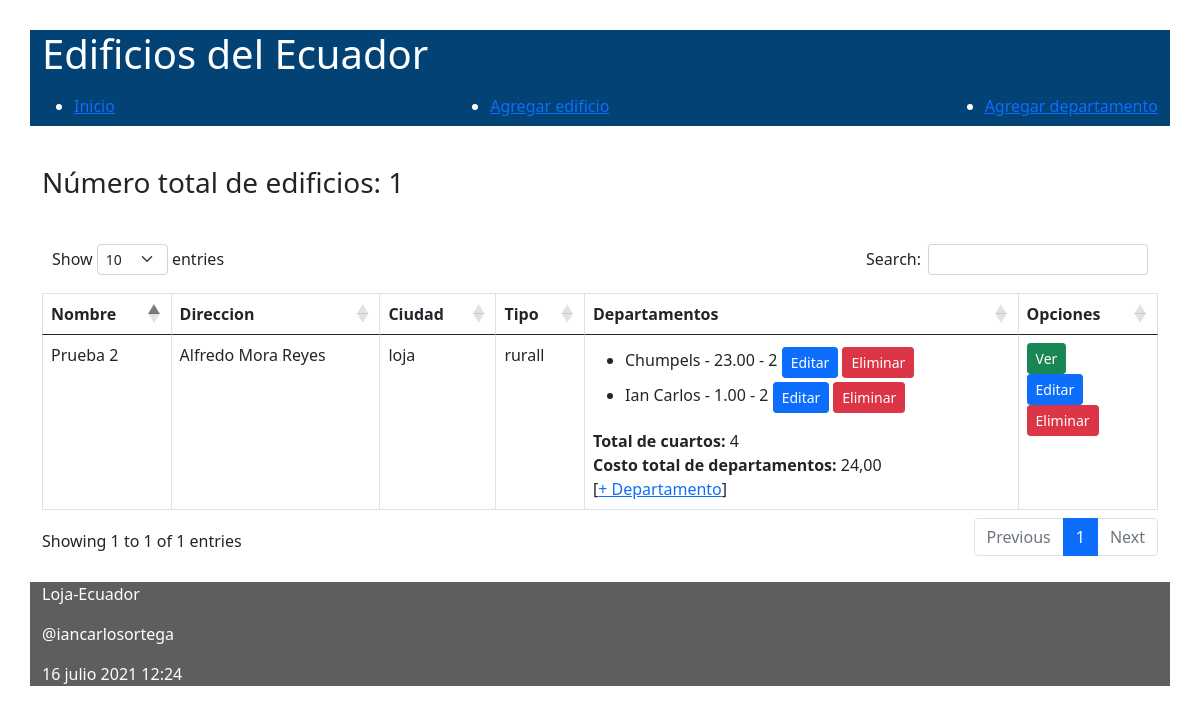
The page / on the database its author committed.
### administrativo/models.py (models this page shows, shortened)
class Edificio(models.Model):
    opciones_edifico = (
        ('residencial', 'Residencial'),
        ('rural', 'Rural')
    )
    nombre = models.CharField(max_length=30)
    direccion = models.CharField(max_length=30)
    ciudad = models.CharField(max_length=30)
    tipo = models.CharField(max_length=30, \
            choices=opciones_edifico)
    def obtener_costo_departamentos(self):
        valor = [d.costo for d in self.departamentos.all()]
        valor = sum(valor)
        return valor
    def obtener_total_cuartos(self):
        valor = [d.num_cuartos for d in self.departamentos.all()]
        valor = sum(valor)
        return valor

class Departamento(models.Model):
    nombre_propietario = models.CharField(max_length=100)
    costo = models.DecimalField(max_digits=100, decimal_places=2)
    num_cuartos = models.IntegerField()
    edificio = models.ForeignKey(Edificio, on_delete=models.CASCADE,
            related_name="departamentos")
    def __str__(self):
        return "%s - %s - %s" % (self.nombre_propietario, self.costo, self.num_cuartos)

### administrativo/views.py (the view)
# urls.py: path('', views.index, name='index'),
def index(request):
    edificios = Edificio.objects.all()
    informacion_template = {'edificios': edificios, 'numero_edificios': len(edificios)}
    return render(request, 'index.html', informacion_template)

### administrativo/templates/index.html (shortened to what this page needs)
{% extends "master.html" %}
{% block content %}
<h3>Número total de edificios: {{ numero_edificios }}</h3>
<br>
<table class="table table-bordered" id="tabla_edificios">
  <thead>
    <tr>
      <th>Nombre</th>
      <th>Direccion</th>
      <th>Ciudad</th>
      <th>Tipo </th>
      <th>Departamentos </th>
      <th>Opciones</th>
    </tr>
  </thead>
  {% for e in edificios %}
  <tbody>
    <tr>
      <td> {{e.nombre}}</td>
      <td> {{e.direccion}}</td>
      <td> {{e.ciudad}}</td>
      <td> {{e.tipo}}</td>
      <td>
        <ul>
          {% for d in e.departamentos.all %}
          <li class="mt-1">
            <span>{{ d }} <a class="btn btn-primary btn-sm me-1"
                href="{% url 'editar_departamento' d.id %}">Editar</a><a class="btn btn-danger btn-sm"
                href="{% url 'eliminar_departamento' d.id %}"
                onclick="return confirm('¿Está seguro de la eliminación?')">Eliminar</a></span>
          </li>
          {% endfor %}
        </ul>
        <span><b>Total de cuartos:</b> {{ e.obtener_total_cuartos }}</span><br>
        <span><b>Costo total de departamentos:</b> {{ e.obtener_costo_departamentos }}</span> <br>
        [<a href="{% url 'crear_departamento_edificio' e.id%}">+ Departamento</a>]
      </td>
      <td>
        <div class="opciones">
          <a class="boton btn btn-success btn-sm" href="{% url 'obtener_edificio' e.id %}">Ver</a> <br>
          <a class="boton btn btn-primary btn-sm" href="{% url 'editar_edificio' e.id %}">Editar</a> <br>
          <a class="boton btn btn-danger btn-sm" href="{% url 'eliminar_edificio' e.id %}"
            onclick="return confirm('¿Está seguro de la eliminación?')">
            Eliminar</a>
        </div>
      </td>
    </tr>
  </tbody>
  {% endfor %}
</table>
<br>
{% endblock %}

### administrativo/templates/master.html (shortened to what this page needs)
<!DOCTYPE html>
<html>
  <head>
    {% load static %}
    <link rel="stylesheet" type="text/css" href="{% static 'css/estilos.css' %}">
    <link rel="stylesheet" type="text/css" href="https://cdnjs.cloudflare.com/ajax/libs/twitter-bootstrap/5.0.1/css/bootstrap.min.css">
    <link rel="stylesheet" type="text/css" href="https://cdn.datatables.net/1.10.25/css/dataTables.bootstrap5.min.css">
    <link href="https://cdn.jsdelivr.net/npm/bootstrap@5.0.2/dist/css/bootstrap.min.css" rel="stylesheet">
  </head>
  <body>
  <header>
    <div class="container header">
      <h1>Edificios del Ecuador </h1>
      <nav>
        <ul class="navbar">
          <li><a href="{% url 'index' %}">Inicio</a></li>
          <li><a href="{% url 'crear_edificio' %}">Agregar edificio</a></li>
          <li><a href="{% url 'crear_departamento' %}">Agregar departamento</a></li>
        </ul>
      </nav>
    </div>
  </header>
  <br>
  <section>
    <div class="container">
      {% block content %}
      {% endblock %}
    </div>
  </section>
    <footer>
      <div class="container">
        <div class="footer">
          <p>Loja-Ecuador</p>
          <p>@iancarlosortega</p>
          <p>{% now "j F Y H:i" %}</p>
        </div>
      </div>
    </footer>
  </body>
</html>

### administrativo/static/css/estilos.css (style rules this page uses)
body { background: #FEFEFD; padding: 30px; }
header { background: #034275; color: #FFF; }
section { width: 100%; }
th, td { padding: 15px; border-bottom: 1px solid black; }
footer { background: #5E5E5E; color: #FFF; }

### rows shown on the page
Edificio: nombre "Prueba 2", direccion "Alfredo Mora Reyes", ciudad "loja", tipo "rurall", obtener_total_cuartos "4", obtener_costo_departamentos "24,00"
Departamento: nombre_propietario+costo+num_cuartos "Chumpels - 23.00 - 2"
Departamento: nombre_propietario+costo+num_cuartos "Ian Carlos - 1.00 - 2"

### other values the page prints
{{ numero_edificios }} "1"
